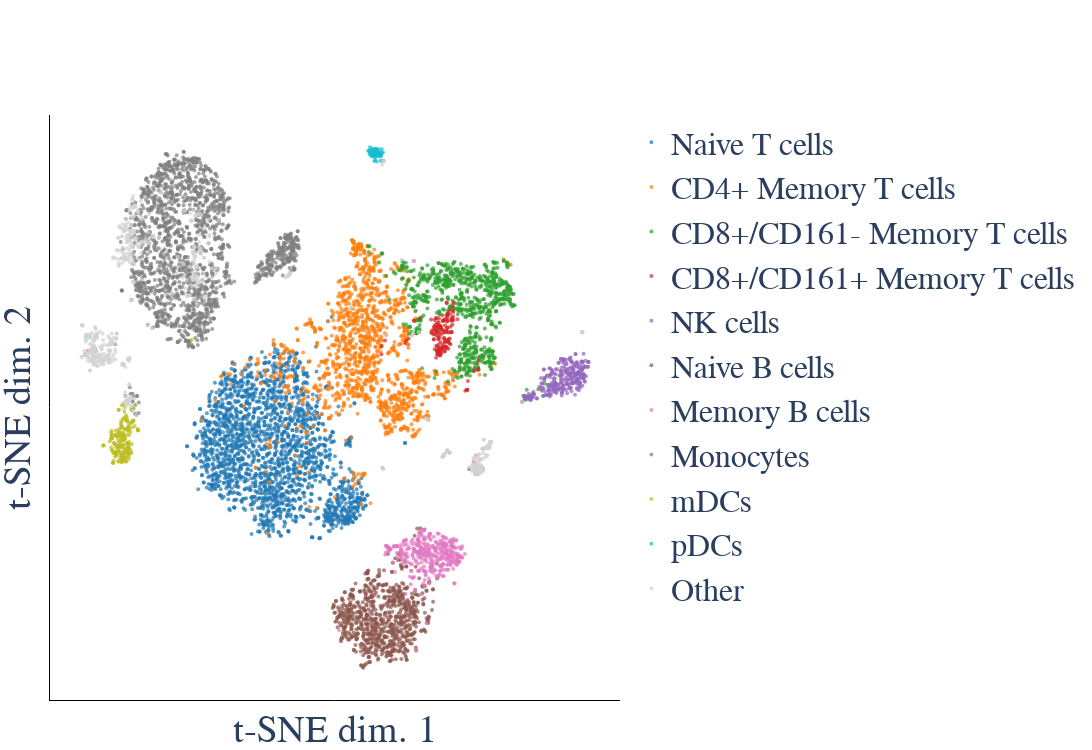

The notebook cell saved with this chart:
### Markdown cell above
## Plot the results

### Code cell
import gc

from monet import ExpMatrix
from monet import visualize

expression_file = 'data/v2_human_pbmc_8k_expression.npz'

matrix = ExpMatrix.load_npz(expression_file)

cluster_order = [
    'Naive T cells',
    'CD4+ Memory T cells',
    'CD8+/CD161- Memory T cells',
    'CD8+/CD161+ Memory T cells',
    'NK cells',
    'Naive B cells',
    'Memory B cells',
    'Monocytes',
    'mDCs',
    'pDCs',
    'Other',
]
    
cluster_colors = {
    'Other': 'lightgray',
}

fig, tsne_scores = visualize.tsne_plot(
    matrix, num_components=30,
    cell_labels=target_cell_labels,
    cluster_order=cluster_order,
    cluster_colors=cluster_colors,
    width=1200)
fig.show()

print(target_cell_labels.value_counts())

# free up memory
del matrix; gc.collect()

### Figure 1 — Plotly figure (JSON) as saved in the notebook; plotly's stock layout.template omitted (floating-point values rounded to 4 significant figures; data arrays with more than 128 entries replaced by an {"elided": "..."} marker saying what was removed)
{"data": [{"marker": {"color": "rgb(31, 119, 180)", "colorbar": {"len": 0.4, "outlinecolor": "black", "outlinewidth": 1, "separatethousands": true, "ticklen": 5, "ticks": "outside", "title": {"side": "right"}}, "colorscale": [[0, "rgb(103,0,31)"], [0.1, "rgb(178,24,43)"], [0.2, "rgb(214,96,77)"], [0.3, "rgb(244,165,130)"], [0.4, "rgb(253,219,199)"], [0.5, "rgb(247,247,247)"], [0.6, "rgb(209,229,240)"], [0.7, "rgb(146,197,222)"], [0.8, "rgb(67,147,195)"], [0.9, "rgb(33,102,172)"], [1, "rgb(5,48,97)"]], "opacity": 0.7, "reversescale": true, "showscale": false, "size": 4}, "mode": "markers", "name": "Naive T cells", "type": "scatter", "x": {"elided": "2116 float values"}, "y": {"elided": "2116 float values"}}, {"marker": {"color": "rgb(255, 127, 14)", "colorbar": {"len": 0.4, "outlinecolor": "black", "outlinewidth": 1, "separatethousands": true, "ticklen": 5, "ticks": "outside", "title": {"side": "right"}}, "colorscale": [[0, "rgb(103,0,31)"], [0.1, "rgb(178,24,43)"], [0.2, "rgb(214,96,77)"], [0.3, "rgb(244,165,130)"], [0.4, "rgb(253,219,199)"], [0.5, "rgb(247,247,247)"], [0.6, "rgb(209,229,240)"], [0.7, "rgb(146,197,222)"], [0.8, "rgb(67,147,195)"], [0.9, "rgb(33,102,172)"], [1, "rgb(5,48,97)"]], "opacity": 0.7, "reversescale": true, "showscale": false, "size": 4}, "mode": "markers", "name": "CD4+ Memory T cells", "type": "scatter", "x": {"elided": "1405 float values"}, "y": {"elided": "1405 float values"}}, {"marker": {"color": "rgb(44, 160, 44)", "colorbar": {"len": 0.4, "outlinecolor": "black", "outlinewidth": 1, "separatethousands": true, "ticklen": 5, "ticks": "outside", "title": {"side": "right"}}, "colorscale": [[0, "rgb(103,0,31)"], [0.1, "rgb(178,24,43)"], [0.2, "rgb(214,96,77)"], [0.3, "rgb(244,165,130)"], [0.4, "rgb(253,219,199)"], [0.5, "rgb(247,247,247)"], [0.6, "rgb(209,229,240)"], [0.7, "rgb(146,197,222)"], [0.8, "rgb(67,147,195)"], [0.9, "rgb(33,102,172)"], [1, "rgb(5,48,97)"]], "opacity": 0.7, "reversescale": true, "showscale": false, "size": 4}, "mode": "markers", "name": "CD8+/CD161- Memory T cells", "type": "scatter", "x": {"elided": "791 float values"}, "y": {"elided": "791 float values"}}, {"marker": {"color": "rgb(214, 39, 40)", "colorbar": {"len": 0.4, "outlinecolor": "black", "outlinewidth": 1, "separatethousands": true, "ticklen": 5, "ticks": "outside", "title": {"side": "right"}}, "colorscale": [[0, "rgb(103,0,31)"], [0.1, "rgb(178,24,43)"], [0.2, "rgb(214,96,77)"], [0.3, "rgb(244,165,130)"], [0.4, "rgb(253,219,199)"], [0.5, "rgb(247,247,247)"], [0.6, "rgb(209,229,240)"], [0.7, "rgb(146,197,222)"], [0.8, "rgb(67,147,195)"], [0.9, "rgb(33,102,172)"], [1, "rgb(5,48,97)"]], "opacity": 0.7, "reversescale": true, "showscale": false, "size": 4}, "mode": "markers", "name": "CD8+/CD161+ Memory T cells", "type": "scatter", "x": {"elided": "161 float values"}, "y": {"elided": "161 float values"}}, {"marker": {"color": "rgb(148, 103, 189)", "colorbar": {"len": 0.4, "outlinecolor": "black", "outlinewidth": 1, "separatethousands": true, "ticklen": 5, "ticks": "outside", "title": {"side": "right"}}, "colorscale": [[0, "rgb(103,0,31)"], [0.1, "rgb(178,24,43)"], [0.2, "rgb(214,96,77)"], [0.3, "rgb(244,165,130)"], [0.4, "rgb(253,219,199)"], [0.5, "rgb(247,247,247)"], [0.6, "rgb(209,229,240)"], [0.7, "rgb(146,197,222)"], [0.8, "rgb(67,147,195)"], [0.9, "rgb(33,102,172)"], [1, "rgb(5,48,97)"]], "opacity": 0.7, "reversescale": true, "showscale": false, "size": 4}, "mode": "markers", "name": "NK cells", "type": "scatter", "x": {"elided": "280 float values"}, "y": {"elided": "280 float values"}}, {"marker": {"color": "rgb(140, 86, 75)", "colorbar": {"len": 0.4, "outlinecolor": "black", "outlinewidth": 1, "separatethousands": true, "ticklen": 5, "ticks": "outside", "title": {"side": "right"}}, "colorscale": [[0, "rgb(103,0,31)"], [0.1, "rgb(178,24,43)"], [0.2, "rgb(214,96,77)"], [0.3, "rgb(244,165,130)"], [0.4, "rgb(253,219,199)"], [0.5, "rgb(247,247,247)"], [0.6, "rgb(209,229,240)"], [0.7, "rgb(146,197,222)"], [0.8, "rgb(67,147,195)"], [0.9, "rgb(33,102,172)"], [1, "rgb(5,48,97)"]], "opacity": 0.7, "reversescale": true, "showscale": false, "size": 4}, "mode": "markers", "name": "Naive B cells", "type": "scatter", "x": {"elided": "781 float values"}, "y": {"elided": "781 float values"}}, {"marker": {"color": "rgb(227, 119, 194)", "colorbar": {"len": 0.4, "outlinecolor": "black", "outlinewidth": 1, "separatethousands": true, "ticklen": 5, "ticks": "outside", "title": {"side": "right"}}, "colorscale": [[0, "rgb(103,0,31)"], [0.1, "rgb(178,24,43)"], [0.2, "rgb(214,96,77)"], [0.3, "rgb(244,165,130)"], [0.4, "rgb(253,219,199)"], [0.5, "rgb(247,247,247)"], [0.6, "rgb(209,229,240)"], [0.7, "rgb(146,197,222)"], [0.8, "rgb(67,147,195)"], [0.9, "rgb(33,102,172)"], [1, "rgb(5,48,97)"]], "opacity": 0.7, "reversescale": true, "showscale": false, "size": 4}, "mode": "markers", "name": "Memory B cells", "type": "scatter", "x": {"elided": "370 float values"}, "y": {"elided": "370 float values"}}, {"marker": {"color": "rgb(127, 127, 127)", "colorbar": {"len": 0.4, "outlinecolor": "black", "outlinewidth": 1, "separatethousands": true, "ticklen": 5, "ticks": "outside", "title": {"side": "right"}}, "colorscale": [[0, "rgb(103,0,31)"], [0.1, "rgb(178,24,43)"], [0.2, "rgb(214,96,77)"], [0.3, "rgb(244,165,130)"], [0.4, "rgb(253,219,199)"], [0.5, "rgb(247,247,247)"], [0.6, "rgb(209,229,240)"], [0.7, "rgb(146,197,222)"], [0.8, "rgb(67,147,195)"], [0.9, "rgb(33,102,172)"], [1, "rgb(5,48,97)"]], "opacity": 0.7, "reversescale": true, "showscale": false, "size": 4}, "mode": "markers", "name": "Monocytes", "type": "scatter", "x": {"elided": "1670 float values"}, "y": {"elided": "1670 float values"}}, {"marker": {"color": "rgb(188, 189, 34)", "colorbar": {"len": 0.4, "outlinecolor": "black", "outlinewidth": 1, "separatethousands": true, "ticklen": 5, "ticks": "outside", "title": {"side": "right"}}, "colorscale": [[0, "rgb(103,0,31)"], [0.1, "rgb(178,24,43)"], [0.2, "rgb(214,96,77)"], [0.3, "rgb(244,165,130)"], [0.4, "rgb(253,219,199)"], [0.5, "rgb(247,247,247)"], [0.6, "rgb(209,229,240)"], [0.7, "rgb(146,197,222)"], [0.8, "rgb(67,147,195)"], [0.9, "rgb(33,102,172)"], [1, "rgb(5,48,97)"]], "opacity": 0.7, "reversescale": true, "showscale": false, "size": 4}, "mode": "markers", "name": "mDCs", "type": "scatter", "x": {"elided": "188 float values"}, "y": {"elided": "188 float values"}}, {"marker": {"color": "rgb(23, 190, 207)", "colorbar": {"len": 0.4, "outlinecolor": "black", "outlinewidth": 1, "separatethousands": true, "ticklen": 5, "ticks": "outside", "title": {"side": "right"}}, "colorscale": [[0, "rgb(103,0,31)"], [0.1, "rgb(178,24,43)"], [0.2, "rgb(214,96,77)"], [0.3, "rgb(244,165,130)"], [0.4, "rgb(253,219,199)"], [0.5, "rgb(247,247,247)"], [0.6, "rgb(209,229,240)"], [0.7, "rgb(146,197,222)"], [0.8, "rgb(67,147,195)"], [0.9, "rgb(33,102,172)"], [1, "rgb(5,48,97)"]], "opacity": 0.7, "reversescale": true, "showscale": false, "size": 4}, "mode": "markers", "name": "pDCs", "type": "scatter", "x": [18.62, 20.31, 20.24, 20.75, 19.79, 18.78, 21.41, 20.71, 20.4, 20.72, 18.99, 20.01, 20.01, 18.37, 18.15, 19.9, 18.82, 19.85, 18.69, 19.55, 21.87, 20.89, 18.01, 21.17, 20.07, 17.96, 21.88, 19.67, 21.8, 19.67, 22.18, 19.64, 18.62, 19.47, 21.35, 20.9, 21.55, 20.28, 19.21, 18.6, 18.04, 18.73, 19.87, 19.47, 19.28, 18.82, 18.65, 21.5, 18.43, 19.06, 19.64, 18.21, 18.33, 19.62, 21.34, 21.4, 20.8, 20.09, 18.93, 17.45, 21.53, 17.89], "y": [63.63, 64.13, 61.08, 63.32, 63.38, 63.62, 62.89, 64.44, 62.88, 63.43, 63.43, 64.51, 64.22, 63.61, 62.97, 63.49, 64.62, 62.78, 62.74, 63.06, 63.3, 62.95, 63.99, 63.63, 63.2, 63.23, 61.23, 62.68, 64.51, 61.49, 63.64, 62.4, 63.56, 61.23, 62.79, 63.03, 62.55, 64.45, 64.19, 64.23, 64.99, 63.05, 62.48, 62.6, 63.69, 63.95, 62.48, 61.33, 63.41, 63.45, 64.48, 64.17, 63.69, 62.57, 62.83, 63.61, 62.47, 64.28, 63.5, 64.02, 63.26, 63.89]}, {"marker": {"color": "lightgray", "colorbar": {"len": 0.4, "outlinecolor": "black", "outlinewidth": 1, "separatethousands": true, "ticklen": 5, "ticks": "outside", "title": {"side": "right"}}, "colorscale": [[0, "rgb(103,0,31)"], [0.1, "rgb(178,24,43)"], [0.2, "rgb(214,96,77)"], [0.3, "rgb(244,165,130)"], [0.4, "rgb(253,219,199)"], [0.5, "rgb(247,247,247)"], [0.6, "rgb(209,229,240)"], [0.7, "rgb(146,197,222)"], [0.8, "rgb(67,147,195)"], [0.9, "rgb(33,102,172)"], [1, "rgb(5,48,97)"]], "opacity": 0.7, "reversescale": true, "showscale": false, "size": 4}, "mode": "markers", "name": "Other", "type": "scatter", "x": {"elided": "557 float values"}, "y": {"elided": "557 float values"}}], "layout": {"font": {"family": "serif", "size": 32}, "height": 750, "margin": {"b": 50, "l": 50, "r": 90, "t": 115}, "plot_bgcolor": "white", "width": 1200, "xaxis": {"automargin": false, "linecolor": "black", "showline": true, "showticklabels": false, "ticklen": 5, "title": {"text": "t-SNE dim. 1"}}, "yaxis": {"automargin": false, "linecolor": "black", "showline": true, "showticklabels": false, "ticklen": 5, "title": {"text": "t-SNE dim. 2"}}}}
